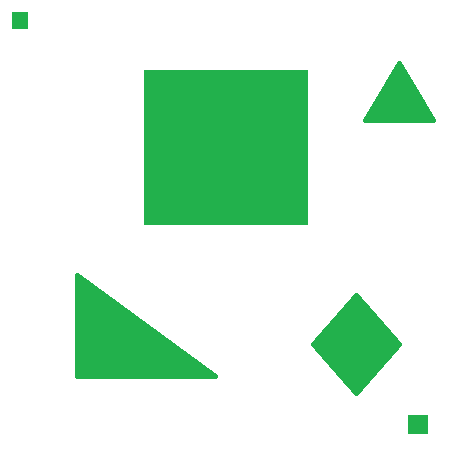
#> input picture obstacle_course/obs_course.png, 461 x 458 px
$ python cell_decoposition.py
#> lines starting #> are read from the running program, lines starting #| are printed output that depends on the picture; after the words box and inside, x2 and y2 are one past the last pixel; in counts of white or black regions, pixels touching at a corner belong together
# -*- coding: utf-8 -*-
"""
Created on Tue Apr 28 14:04:09 2020

@author: Paras

Will use quadtree decompostion in this, it requires application of Depth first search recurssive algorithm

"""

import numpy as np
import cv2
from matplotlib import pyplot as plt
from shapely import geometry
from shapely.geometry import Polygon
import sys
import time


sys.setrecursionlimit(10**6)

def length(i):
    return int(((i[1][1] - i[0][1])**2 + (i[1][0] - i[0][0])**2)**0.5)

## check order of cell_points ## cell_points is a list of 4 points of the cell and obstacle_edges is a list of lists of corner points of obstacles
def cell_checker(cell_points, obstacle_points):
    cell_edges = [[cell_points[0], cell_points[1]],[cell_points[1], cell_points[2]],[cell_points[2], cell_points[3]],[cell_points[3], cell_points[0]]]

    polya = Polygon([cell_points[0], cell_points[1], cell_points[2], cell_points[3]])

    for obs in obstacle_points:
            polyb = Polygon(obs)
            if polyb.contains(polya):
                return 'full'
            if polya.contains(polyb):
                return 'mixed'

            for cell_edge in cell_edges:
                for i in range(len(obs)):
                    if i == len(obs)-1:
                        line1 = geometry.LineString([obs[i], obs[0]])
                        line2 = geometry.LineString(cell_edge)
                        x = str(line1.intersection(line2))
                        if 'POINT' in x:
                            return 'mixed'
                    else:
                        line1 = geometry.LineString([obs[i], obs[i+1]])
                        line2 = geometry.LineString(cell_edge)
                        x = str(line1.intersection(line2))
                        if 'POINT' in x:
                            return 'mixed'
    else:
        empty.append(cell_points)
        return 'empty'

def quadtree(cell_points):

    ## points convention of cell_points
#        0 ______ 3
#         |      |
#         |      |
#         |______|
#        1        2

### Recurssive Method


    # [29 lines of commented-out code are left out]

    stack = []
    stack.append(cell_points)

    while(len(stack)):
        cell_points = stack.pop(-1)

        x0, y0 = cell_points[0]
        x1, y1 = cell_points[1]
        x2, y2 = cell_points[2]
        x3, y3 = cell_points[3]


        if int(y1-y0) > 8:

            cv2.line(image, ((x3+x0)//2, y0), ((x3+x0)//2, y1), (0,0,0), 1)   ## vertical line
            cv2.line(image, (x0, (y1+y0)//2), (x3, (y1+y0)//2), (0,0,0), 1)  ## horizontal line

            cell_0 = [(x0, y0), (x0, (y1+y0)//2), ((x3+x0)//2, (y1+y0)//2), ((x3+x0)//2, y0)]

            cell = cell_checker(cell_0, obstacle_points)
            if cell=='mixed':
                stack.append(cell_0)

            cell_1 = [(x0, (y1+y0)//2), (x1, y1), ((x3+x0)//2, y1), ((x3+x0)//2, (y1+y0)//2)]

            cell = cell_checker(cell_1, obstacle_points)
            if cell=='mixed':
                stack.append(cell_1)

            cell_2 = [((x3+x0)//2, (y1+y0)//2), ((x3+x0)//2, y1), (x2,y2), (x3, (y1+y0)//2)]

            cell = cell_checker(cell_2, obstacle_points)
            if cell=='mixed':
                stack.append(cell_2)

            cell_3 = [((x3+x0)//2, y0), ((x3+x0)//2, (y1+y0)//2) ,(x3, (y1+y0)//2), (x3, y3)]

            cell = cell_checker(cell_3, obstacle_points)
            if cell=='mixed':
                stack.append(cell_3)


if __name__=="__main__":

    image = cv2.imread('obstacle_course//obs_course.png')
#> image is the input picture: shape (458, 461, 3); mean B, G, R 219.9, 239.7, 211.6
    image = cv2.resize(image, (450,450))
#> image: shape (450, 450, 3)
    image_dummy = image.copy()
    gray = cv2.cvtColor(image, cv2.COLOR_BGR2GRAY)
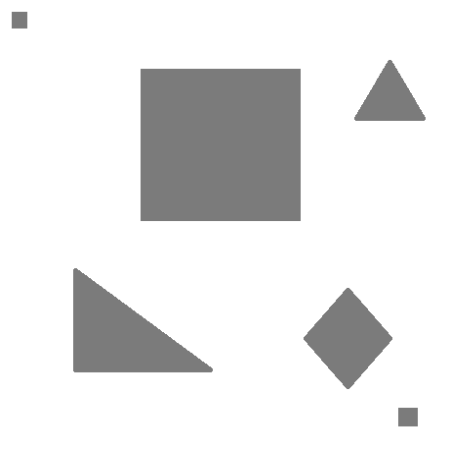
#> gray: shape (450, 450); min 123, max 255, mean 229.1

    rows = image.shape[0]
#> rows = 450
    cols = image.shape[1]
#> cols = 450

## Ye contours wali bakchodi isliye ki hai kyuki khali good feature wale mei (x,y) random points milte hai, usse har obstacle isolate nahi ho sakta !

    ret,thresh = cv2.threshold(gray,150,255,cv2.THRESH_BINARY_INV)
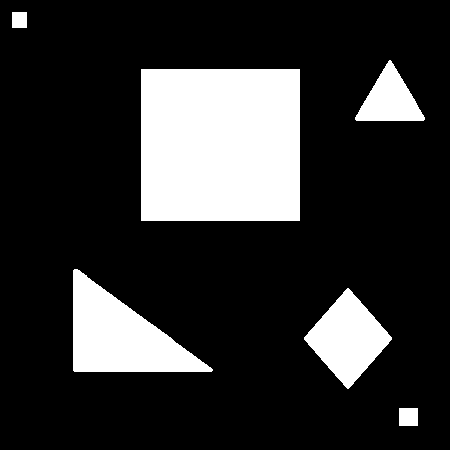
#> thresh: shape (450, 450); 19.4% white; 6 white regions
    contours,_ = cv2.findContours(thresh, cv2.RETR_TREE, cv2.CHAIN_APPROX_NONE)
#> contours = 6 contours; box (x1, y1, x2, y2) and area: (141, 69, 300, 221) 23858, (73, 269, 213, 372) 7420, (304, 288, 392, 389) 4498, (355, 60, 425, 121) 2217, (399, 408, 418, 426) 306, (12, 12, 27, 28) 210

    # obstacle_edges = []
    obstacle_points = []

    for i in range(len(contours)):
        image1 = image_dummy.copy()
        cnt = contours[i]
        image1 = cv2.drawContours(image1, [cnt], 0, (0,0,0), -1)
        gray1 = cv2.cvtColor(image1, cv2.COLOR_BGR2GRAY)
        ret,thresh = cv2.threshold(gray1,20,255,cv2.THRESH_BINARY_INV)
        corners = cv2.goodFeaturesToTrack(thresh, 20, 0.4, 5)
        corners = np.int0(corners)
        cnt_points = []
        cnt_edges = []

        for e in corners:
            x, y = e.ravel()
            cnt_points.append((x,y))
            cv2.circle(image, (x, y), 2, 255, -1)

## Diagonal correction:

        if len(cnt_points) > 3:
            if length([cnt_points[0], cnt_points[1]]) > length([cnt_points[1], cnt_points[2]]):
                cnt_points[1], cnt_points[2] = cnt_points[2], cnt_points[1]

            if length([cnt_points[1], cnt_points[2]]) > length([cnt_points[2], cnt_points[3]]):
                cnt_points[2], cnt_points[3] = cnt_points[3], cnt_points[2]


        obstacle_points.append(cnt_points)
#> this loop made 6 passes
#> corners on passes 1 to 6: [[417, 425], [399, 425], [417, 408], [399, 408]], [[348, 388], [348, 288], [391, 338], [304, 338]], [[211, 370], [74, 370], [74, 270]], [[299, 220], [141, 220], [299, 69], [141, 69]], [[390, 60], [423, 119], [356, 119]], [[26, 27], [12, 27], [26, 12], [12, 12]]
#> pass 1, `ret,thresh = cv2.threshold(gray1,20,255,cv2.THRESH_BINARY_INV)`:
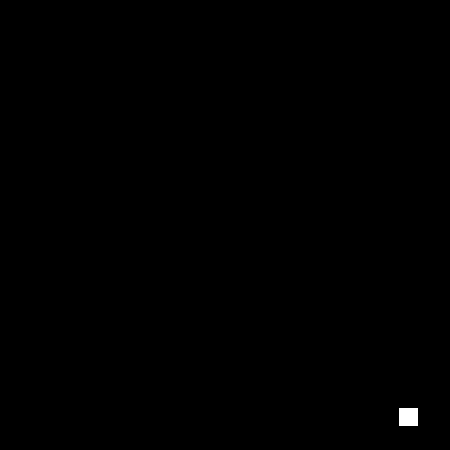
#> thresh: shape (450, 450); 0.17% white; 1 white region, box (x1, y1, x2, y2) and area: (399, 408, 418, 426) 342
#> pass 2, `image1 = cv2.drawContours(image1, [cnt], 0, (0,0,0), -1)`:
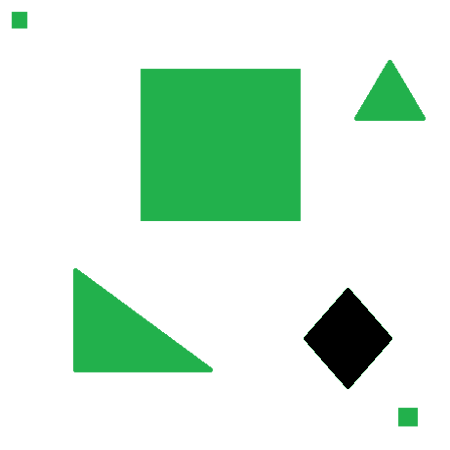
#> image1: shape (450, 450, 3); mean B, G, R 218.1, 235.7, 210.8
#> after the loop:
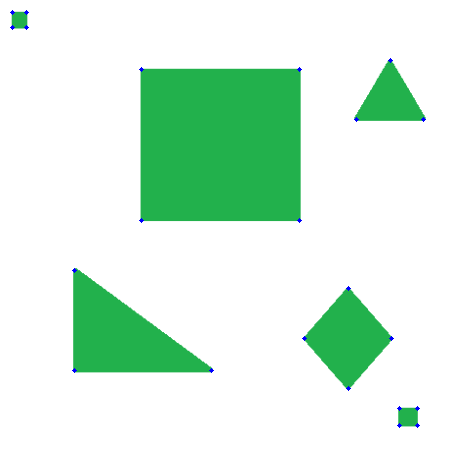
#> image: shape (450, 450, 3); mean B, G, R 220, 239.4, 211.5
#> after the loop:
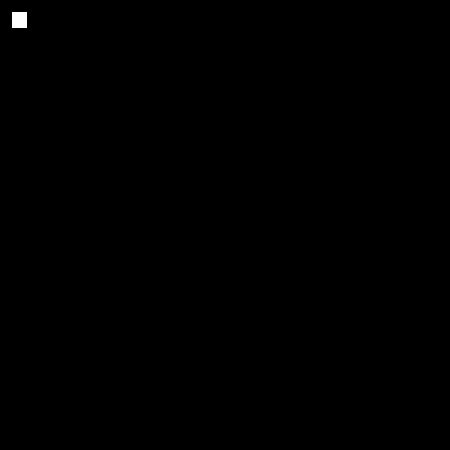
#> thresh: shape (450, 450); 0.12% white; 1 white region, box (x1, y1, x2, y2) and area: (12, 12, 27, 28) 240
#> after the loop, obstacle_points = 6 items

# [21 lines of commented-out code are left out]

    empty = []
    quadtree([(0,0),(0,rows),(cols,rows),(cols,0)])  # 0-1-2-3
#> the loop in quadtree, `while(len(stack)):` made 498 passes
#> (x0, y0, x1, y1, x2, y2, x3, y3) on passes 2, 3, 4, 5, 6, 9, 13, 15, 16, 20, 22, 23: (225, 0, 225, 225, 450, 225, 450, 0), (337, 0, 337, 112, 450, 112, 450, 0), (393, 56, 393, 112, 450, 112, 450, 56), (393, 84, 393, 112, 421, 112, 421, 84), (407, 84, 407, 98, 421, 98, 421, 84), (407, 98, 407, 112, 421, 112, 421, 98), (393, 84, 393, 98, 407, 98, 407, 84), (393, 56, 393, 84, 421, 84, 421, 56), (393, 70, 393, 84, 407, 84, 407, 70), (393, 56, 393, 70, 407, 70, 407, 56), (337, 56, 337, 112, 393, 112, 393, 56), (365, 56, 365, 84, 393, 84, 393, 56)
#> after the loop in quadtree, `while(len(stack)):`:
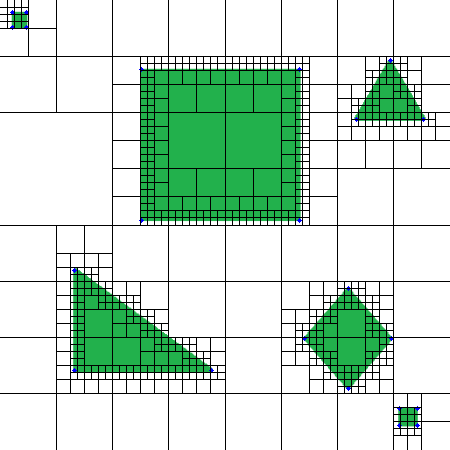
#> image: shape (450, 450, 3); 7.6% of pixels changed, all inside (x1, y1, x2, y2) = (0, 0, 450, 450)
    print(empty)
#> (printed output is left out)
    cv2.imshow('image',image)
    cv2.imwrite('Results//grid1.png',image)
    plt.imshow(image)
    plt.show()
    cv2.waitKey(0)
    cv2.destroyAllWindows()
